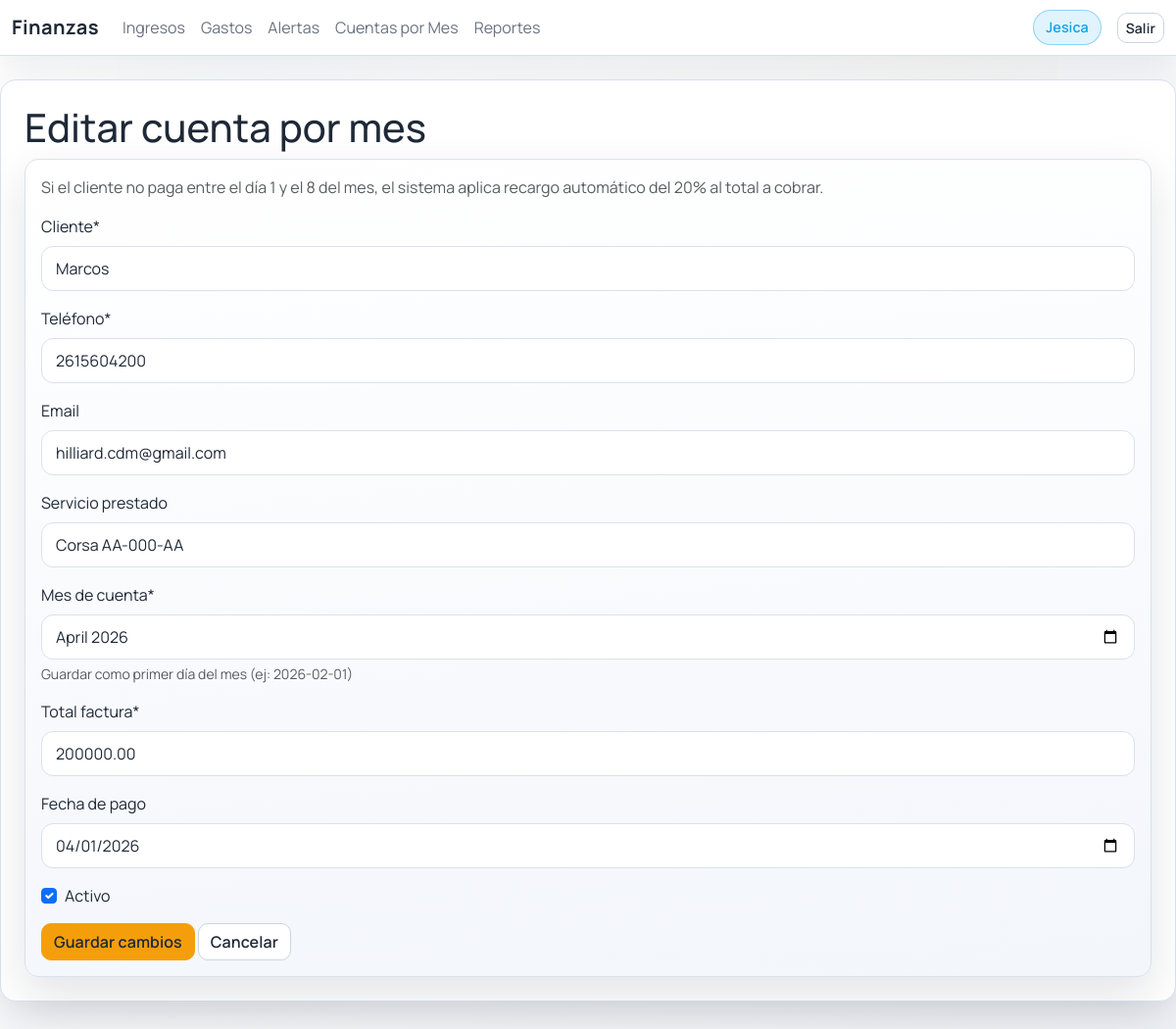
The app's page /cuentas-mes/1/editar/ (signed in) with its own data.
### core/models.py (models this page shows, shortened)
class MonthlyAccount(models.Model):
	client_name = models.CharField(max_length=120)
	client_phone = models.CharField(max_length=32)
	client_email = models.EmailField(blank=True)
	service_detail = models.CharField(max_length=180, blank=True)
	billing_month = models.DateField(help_text="Guardar como primer día del mes (ej: 2026-02-01)")
	base_amount = models.DecimalField(max_digits=12, decimal_places=2, default=Decimal("0"))
	paid_at = models.DateField(blank=True, null=True)
	active = models.BooleanField(default=True)
	class Meta:
		ordering = ["-billing_month", "client_name"]

### core/views.py (the view, shortened to what this page needs)
class MonthlyAccountUpdateView(LoginRequiredMixin, AdminOnlyMixin, UpdateView):
    model = MonthlyAccount
    form_class = MonthlyAccountForm
    template_name = "cuentas_mes/form.html"
    success_url = reverse_lazy("cuentas-mes-list")
    def get_context_data(self, **kwargs):
        context = super().get_context_data(**kwargs)
        context["page_title"] = "Editar cuenta por mes"
        context["submit_label"] = "Guardar cambios"
        return context

### core/forms.py (shortened to what this page needs)
class MonthlyAccountForm(forms.ModelForm):
    class Meta:
        model = MonthlyAccount
        fields = ["client_name", "client_phone", "client_email", "service_detail", "billing_month", "base_amount", "paid_at", "active"]
        widgets = {
            "billing_month": forms.DateInput(attrs={"type": "month"}, format="%Y-%m"),
            "paid_at": forms.DateInput(attrs={"type": "date"}, format="%Y-%m-%d"),
        }
    def __init__(self, *args, **kwargs):
        super().__init__(*args, **kwargs)
        self.fields["client_name"].label = "Cliente"
        self.fields["client_phone"].label = "Teléfono"
        self.fields["client_email"].label = "Email"
        self.fields["service_detail"].label = "Servicio prestado"
        self.fields["billing_month"].label = "Mes de cuenta"
        self.fields["base_amount"].label = "Total factura"
        self.fields["paid_at"].label = "Fecha de pago"
        self.fields["active"].label = "Activo"
        self.fields["billing_month"].input_formats = ["%Y-%m", "%Y-%m-%d"]
        today = timezone.localdate()
        self.fields["billing_month"].initial = today.strftime("%Y-%m")

### core/templatetags/roles.py (called while the page is built)
@register.filter
def es_admin(user):
    if not user or not user.is_authenticated:
        return False
    return user.is_staff or user.is_superuser or user.groups.filter(name__iexact="administrador").exists()

### core/views.py (called while the page is built)
def is_admin(user) -> bool:
    return user.is_superuser or user.is_staff or user.groups.filter(name__iexact="administrador").exists()

    def test_func(self):
        return is_admin(self.request.user)

### templates/cuentas_mes/form.html (shortened to what this page needs)
{% extends 'base.html' %}
{% load crispy_forms_tags %}
{% block content %}
<h1>{{ page_title }}</h1>
<div class="card card-elevated">
    <div class="card-body">
        <p class="text-muted">Si el cliente no paga entre el día 1 y el 8 del mes, el sistema aplica recargo automático del 20% al total a cobrar.</p>
        <form method="post" novalidate>
            {{ form|crispy }}
            <button type="submit" class="btn btn-warning">{{ submit_label }}</button>
            <a href="{% url 'cuentas-mes-list' %}" class="btn btn-outline-light">Cancelar</a>
        </form>
    </div>
</div>
{% endblock %}

### templates/base.html (shortened to what this page needs)
{% load static %}
{% load roles %}
<!doctype html>
<html lang="es">
<head>
    <link href="https://cdn.jsdelivr.net/npm/bootstrap@5.3.3/dist/css/bootstrap.min.css" rel="stylesheet">
    <link href="{% static 'css/app.css' %}" rel="stylesheet">
</head>
<body class="app-body">
<nav class="navbar navbar-expand-lg navbar-light glass-nav mb-4">
    <div class="container-fluid">
        {% if request.user.is_authenticated %}
        <a class="navbar-brand" href="/">Finanzas</a>
        {% else %}
        <a class="navbar-brand" href="/">ZEIT</a>
        {% endif %}
        <div class="collapse navbar-collapse" id="navbarNav">
            <ul class="navbar-nav me-auto">
                {% if request.user.is_authenticated %}
                    <li class="nav-item"><a class="nav-link" href="/ingresos/">Ingresos</a></li>
                    {% if request.user|es_admin %}
                        <li class="nav-item"><a class="nav-link" href="/gastos/">Gastos</a></li>
                        <li class="nav-item"><a class="nav-link" href="/alertas/">Alertas</a></li>
                        <li class="nav-item"><a class="nav-link" href="/cuentas-mes/">Cuentas por Mes</a></li>
                        <li class="nav-item"><a class="nav-link" href="/reportes/">Reportes</a></li>
                    {% elif request.user|es_recepcionista %}
                        <li class="nav-item"><a class="nav-link" href="/gastos/vale/">Egreso</a></li>
                    {% endif %}
                {% endif %}
            </ul>
            {% if request.user.is_authenticated %}
            <span class="navbar-text me-3 stat-pill">{{ request.user.first_name|default:request.user.username }}</span>
            <a class="btn btn-outline-light btn-sm" href="/accounts/logout/">Salir</a>
            {% endif %}
        </div>
    </div>
</nav>
<div class="container-fluid content-shell fade-in px-3 px-md-4">
    {% block content %}{% endblock %}
</div>
</body>
</html>

### static/css/app.css (style rules this page uses)
:root { --bg: #f6f7fb; --bg-muted: #eef1f6; --surface: #ffffff; --surface-strong: #f3f6fb; --accent: #0ea5e9; --accent-2: #f59e0b; --text: #1f2937; --text-muted: #6b7280; --border: #d9e2ec; --shadow: 0 18px 48px rgba(15, 23, 42, 0.12); }
* { box-sizing: border-box; }
body.app-body { font-family: 'Manrope', 'Segoe UI', sans-serif; background: linear-gradient(135deg, rgba(255, 255, 255, 0.78), rgba(238, 241, 246, 0.82)), url('../img/remiseria-logo.png'), radial-gradient(circle at 20% 20%, rgba(14, 165, 233, 0.12), transparent 28%), radial-gradient(circle at 80% 0%, rgba(245, 158, 11, 0.1), transparent 32%); background-repeat: no-repeat, no-repeat, no-repeat, no-repeat; background-size: cover, 520px, 50%, 50%; background-position: center center, center 18%, 20% 15%, 80% 5%; color: var(--text); min-height: 100vh; padding-bottom: 32px; }
.navbar.glass-nav { position: sticky; top: 0; z-index: 1030; background: rgba(255, 255, 255, 0.95); backdrop-filter: blur(10px); border-bottom: 1px solid var(--border); box-shadow: 0 10px 30px rgba(15, 23, 42, 0.08); }
.navbar-brand { font-weight: 700; letter-spacing: 0.5px; color: var(--text); }
.nav-link { color: var(--text-muted); transition: color 0.2s ease, transform 0.2s ease; }
.content-shell { background: var(--surface); border: 1px solid var(--border); border-radius: 16px; box-shadow: var(--shadow); padding: 24px; max-width: 1200px; margin: 0 auto 24px; }
.card-elevated { background: linear-gradient(175deg, var(--surface), var(--surface-strong)); border: 1px solid var(--border); color: var(--text); border-radius: 14px; box-shadow: var(--shadow); }
.btn { border-radius: 10px; font-weight: 600; letter-spacing: 0.1px; }
.btn-warning { background-color: #f59e0b; border-color: #f59e0b; color: #1f2937; }
.btn-outline-light { color: #1f2937; border-color: #cbd5e1; background-color: #ffffff; }
.form-control { background-color: #ffffff; border: 1px solid var(--border); color: var(--text); border-radius: 12px; padding: 10px 14px; box-shadow: inset 0 1px 0 rgba(255, 255, 255, 0.6); transition: border-color 0.2s ease, box-shadow 0.2s ease, transform 0.1s ease; }
.form-control::placeholder { color: var(--text-muted); }
.fade-in { opacity: 0; transform: translateY(12px); animation: fadeInUp 0.7s ease forwards; }
.stat-pill { display: inline-flex; align-items: center; gap: 8px; padding: 6px 12px; background: rgba(14, 165, 233, 0.12); color: var(--accent); border-radius: 999px; border: 1px solid rgba(14, 165, 233, 0.4); font-weight: 600; font-size: 0.9rem; }

### records on screen
MonthlyAccount: client_name "Marcos", client_phone "2615604200", client_email "hilliard.cdm@gmail.com", service_detail "Corsa AA-000-AA", billing_month "2026-04", base_amount "200000.00", paid_at "04/01/2026", active "☑"

### other values on screen
{{ request.user.first_name|default:request.user.username }} "Jesica"
{{ page_title }} "Editar cuenta por mes"
{{ submit_label }} "Guardar cambios"
